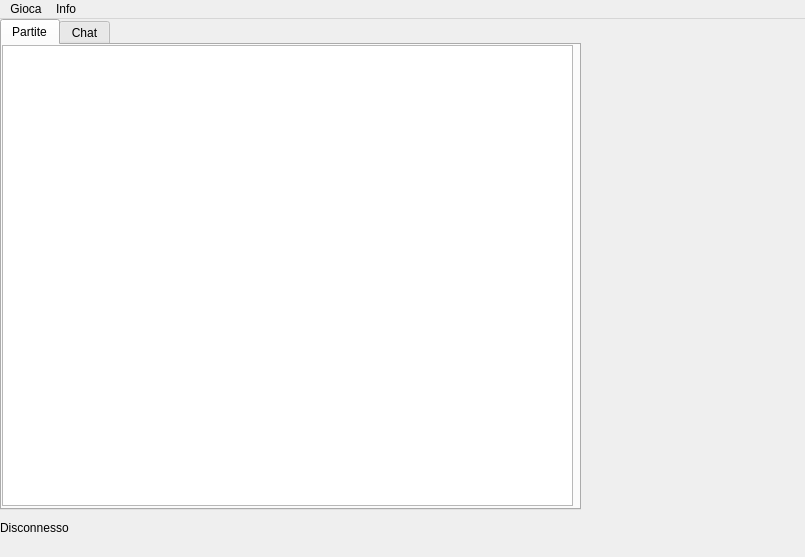
<?xml version="1.0" encoding="UTF-8"?>
<ui version="4.0">
 <class>Briscola</class>
 <widget class="QMainWindow" name="Briscola">
  <property name="geometry">
   <rect>
    <x>0</x>
    <y>0</y>
    <width>805</width>
    <height>557</height>
   </rect>
  </property>
  <property name="windowTitle">
   <string>Briscola</string>
  </property>
  <widget class="QWidget" name="centralWidget">
   <widget class="QTabWidget" name="tabWidget">
    <property name="geometry">
     <rect>
      <x>0</x>
      <y>0</y>
      <width>581</width>
      <height>491</height>
     </rect>
    </property>
    <property name="sizePolicy">
     <sizepolicy hsizetype="Maximum" vsizetype="Maximum">
      <horstretch>0</horstretch>
      <verstretch>0</verstretch>
     </sizepolicy>
    </property>
    <property name="currentIndex">
     <number>0</number>
    </property>
    <widget class="QWidget" name="tab">
     <attribute name="title">
      <string>Partite</string>
     </attribute>
     <widget class="QTreeView" name="treeView">
      <property name="geometry">
       <rect>
        <x>0</x>
        <y>0</y>
        <width>571</width>
        <height>461</height>
       </rect>
      </property>
     </widget>
    </widget>
    <widget class="QWidget" name="tab_2">
     <attribute name="title">
      <string>Chat</string>
     </attribute>
    </widget>
   </widget>
   <widget class="QLabel" name="lblstatus">
    <property name="geometry">
     <rect>
      <x>0</x>
      <y>500</y>
      <width>801</width>
      <height>17</height>
     </rect>
    </property>
    <property name="text">
     <string>Disconnesso</string>
    </property>
   </widget>
   <widget class="QWidget" name="verticalLayoutWidget">
    <property name="geometry">
     <rect>
      <x>580</x>
      <y>30</y>
      <width>221</width>
      <height>461</height>
     </rect>
    </property>
    <layout class="QVBoxLayout" name="verticalLayout"/>
   </widget>
  </widget>
  <widget class="QMenuBar" name="menuBar">
   <property name="geometry">
    <rect>
     <x>0</x>
     <y>0</y>
     <width>805</width>
     <height>22</height>
    </rect>
   </property>
   <widget class="QMenu" name="menuGame">
    <property name="title">
     <string>Gioca</string>
    </property>
    <addaction name="actionConnect_to_server"/>
    <addaction name="actionCrea_partita"/>
    <addaction name="actionDisconnect"/>
   </widget>
   <widget class="QMenu" name="menuInfo">
    <property name="title">
     <string>Info</string>
    </property>
    <addaction name="actionInformazioni"/>
   </widget>
   <addaction name="menuGame"/>
   <addaction name="menuInfo"/>
  </widget>
  <action name="actionConnect_to_server">
   <property name="text">
    <string>Connetti al server</string>
   </property>
  </action>
  <action name="actionDisconnect">
   <property name="text">
    <string>Disconnettiti</string>
   </property>
  </action>
  <action name="actionCrea_partita">
   <property name="text">
    <string>Crea partita</string>
   </property>
  </action>
  <action name="actionInformazioni">
   <property name="text">
    <string>Informazioni</string>
   </property>
  </action>
 </widget>
 <layoutdefault spacing="6" margin="11"/>
 <resources/>
 <connections/>
</ui>
